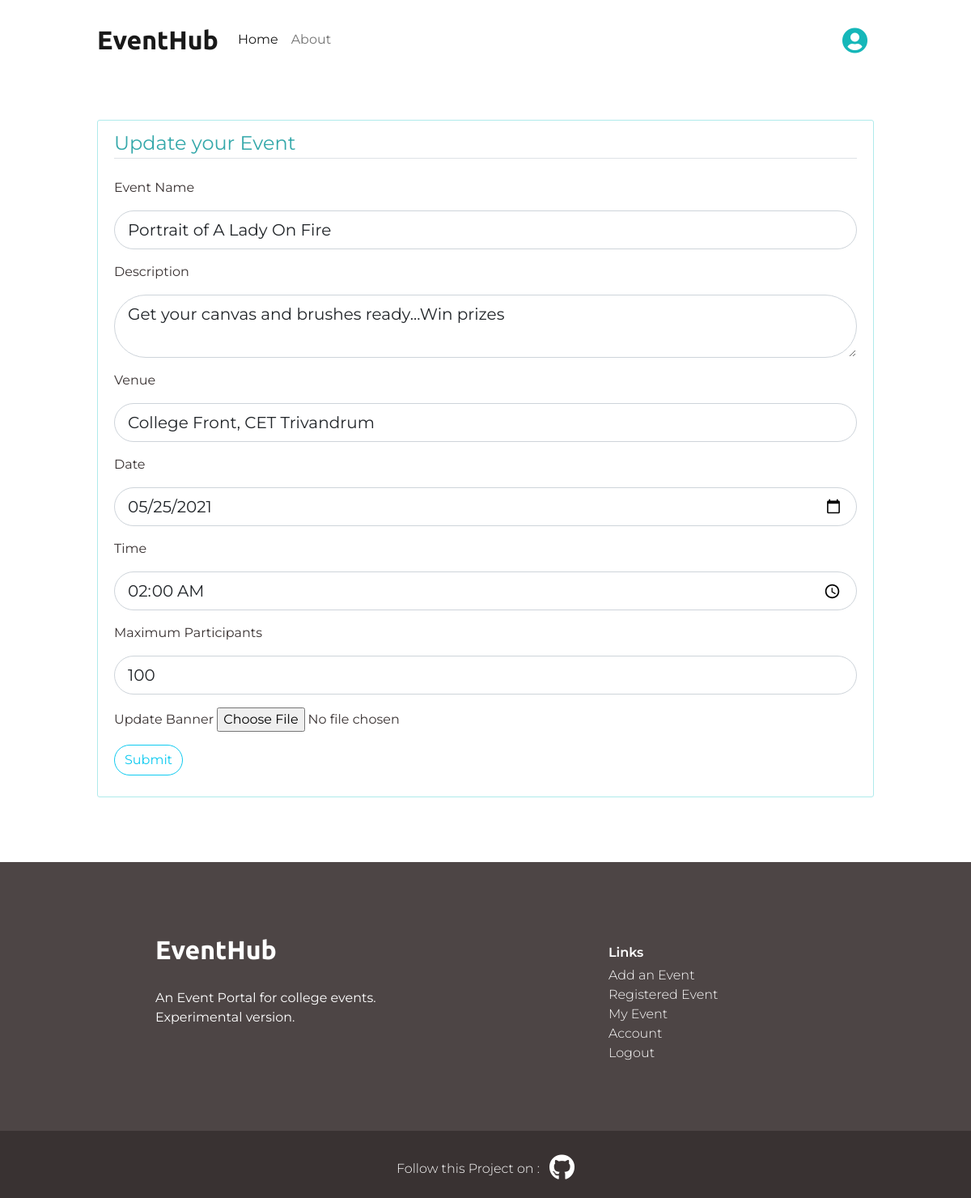
The page /event/6/update (signed in) on the database its author committed.
### event/models.py (models this page shows)
class Event(db.Model):
    id = db.Column(db.Integer,primary_key = True)
    name = db.Column(db.String(1200),nullable = False)
    posted = db.Column(db.DateTime,nullable=False,default = datetime.now())
    date = db.Column(db.Date,nullable=True)
    time = db.Column(db.Time,nullable=True)
    venue = db.Column(db.String(100),nullable = True)
    description = db.Column(db.String(2000),nullable = False)
    banner = db.Column(db.String(20),nullable=True,default='default.png')
    user_id = db.Column(db.Integer,db.ForeignKey('user.id'),nullable = False)
    max = db.Column(db.Integer,nullable =True)
    is_verified =  db.Column(db.Boolean, default=False)

### event/events/routes.py (the view)
@events.route("/event/<int:event_id>/update", methods=['GET', 'POST'])
@login_required
def update_event(event_id):
    event = Event.query.get_or_404(event_id)
    if event.author != current_user:
        abort(403)
    form = EventForm()
    if form.validate_on_submit():
        event.name = form.name.data
        event.description = form.description.data
        event.venue = form.venue.data
        event.date = form.date.data
        event.time = form.time.data
        event.max = form.max.data
        event.banner = save_banner(form.banner.data)
        db.session.commit()
        flash('Your Event has been updated!', 'success')
        return redirect(url_for('events.event', event_id=event.id))
    elif request.method == 'GET':
        form.name.data = event.name
        form.description.data = event.description
        form.venue.data = event.venue
        form.date.data = event.date
        form.time.data = event.time
        form.max.data = event.max
    return render_template('create_event.html', title='Update Event',
                           form=form, legend='Update your Event')

### event/events/forms.py
class EventForm(FlaskForm):
    name = StringField('Event Name', validators=[DataRequired()])
    description = TextAreaField('Description', validators=[DataRequired()])
    venue = StringField('Venue', validators=[DataRequired()])
    date = DateField('Date', format='%Y-%m-%d', validators=[DataRequired()])
    time = TimeField('Time',validators=[DataRequired()])
    max = IntegerField('Maximum Participants',validators=[DataRequired()])
    banner =FileField('Update Banner', validators=[FileAllowed(['jpg', 'png','jpeg','jfif']),InputRequired()])
    submit = SubmitField('Submit')

### event/models.py (called while the page is built)
@login_manager.user_loader
def load_user(user_id):
    return User.query.get(int(user_id))

### event/templates/create_event.html (shortened to what this page needs)
{% extends "layout.html" %}
{% block content %}
<div class="content-section mt-3">
    <form method="POST" action="" enctype="multipart/form-data">
        <fieldset class="form-group ">
            <legend class="border-bottom mb-4">{{ legend }}</legend>
            <div class="form-group mb-3">
                {{ form.name.label(class="form-control-label mb-3") }}
                {% if form.name.errors %}
                    {{ form.name(class="form-control form-control-lg is-invalid") }}
                    <div class="invalid-feedback mb-3">
                        {% for error in form.name.errors %}
                            <span>{{ error }}</span>
                        {% endfor %}
                    </div>
                {% else %}
                    {{ form.name(class="form-control form-control-lg") }}
                {% endif %}
            </div>
            <div class="form-group mb-3">
                {{ form.description.label(class="form-control-label mb-3") }}
                {% if form.description.errors %}
                    {{ form.description(class="form-control form-control-lg is-invalid") }}
                    <div class="invalid-feedback mb-3">
                        {% for error in form.description.errors %}
                            <span>{{ error }}</span>
                        {% endfor %}
                    </div>
                {% else %}
                    {{ form.description(class="form-control form-control-lg") }}
                {% endif %}
            </div>
            <div class="form-group mb-3">
                {{ form.venue.label(class="form-control-label mb-3") }}
                {% if form.venue.errors %}
                {{ form.venue(class="form-control form-control-lg is-invalid") }}
                <div class="invalid-feedback mb-3">
                    {% for error in form.venue.errors %}
                    <span>{{ error }}</span>
                    {% endfor %}
                </div>
                {% else %}
                {{ form.venue(class="form-control form-control-lg") }}
                {% endif %}
            </div>
            <div class="form-group mb-3">
                {{ form.date.label(class="form-control-label mb-3") }}
                {% if form.date.errors %}
                {{ form.date(class="form-control form-control-lg is-invalid") }}
                <div class="invalid-feedback mb-3">
                    {% for error in form.date.errors %}
                    <span>{{ error }}</span>
                    {% endfor %}
                </div>
                {% else %}
                {{ form.date(class="form-control form-control-lg") }}
                {% endif %}
            </div>
            <div class="form-group mb-3">
                {{ form.time.label(class="form-control-label mb-3") }}
                {% if form.time.errors %}
                {{ form.time(class="form-control form-control-lg is-invalid") }}
                <div class="invalid-feedback mb-3">
                    {% for error in form.time.errors %}
                    <span>{{ error }}</span>
                    {% endfor %}
                </div>
                {% else %}
                {{ form.time(class="form-control form-control-lg") }}
                {% endif %}
            </div>
            <div class="form-group mb-3">
                {{ form.max.label(class="form-control-label mb-3") }}
                {% if form.max.errors %}
                {{ form.max(class="form-control form-control-lg is-invalid") }}
                <div class="invalid-feedback mb-3">
                    {% for error in form.max.errors %}
                    <span>{{ error }}</span>
                    {% endfor %}
                </div>
                {% else %}
                {{ form.max(class="form-control form-control-lg") }}
                {% endif %}
            </div>
            <div class="form-group mb-3">
                {{ form.banner.label() }}
                {{ form.banner(class="form-control-file") }}
            </div>
        </fieldset>
        <div class="form-group mb-3">
            {{ form.submit(class="btn btn-outline-info") }}
        </div>
    </form>
</div>
{% endblock content %}

### event/static/styles.css (style rules this page uses)
body { color: #393232; background-color: #ffffff; font-family: 'Montserrat', sans-serif; }
.content-section { background: #ffffff; padding: 10px 20px; border: 1px solid #afeaeb; border-radius: 3px; margin-bottom: 20px; }
:root { --surface-color: #fff; --curve: 40; --bg-pink: #fef8f8; --black-color:#272343; --text-color:#393232; }
body { padding-top: 120px; }
.btn { border-radius: 20px; }
.form-control { border-radius: 55px; }
.border-bottom { color:#34a8aa; }

### rows shown on the page
Event: name "Portrait of A Lady On Fire", description "Get your canvas and brushes ready...Win prizes", venue "College Front, CET Trivandrum", date "05/25/2021", time "02:00", max "100"

### other values the page prints
{{ legend }} "Update your Event"
